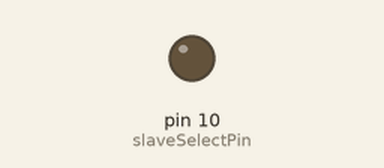
Bench run of a sketch on a simulated Arduino Uno, built with avr-gcc and run on an emulated ATmega328P. Parts: output pins drawn as LEDs (lit = HIGH). What the sketch prints to the serial monitor is not drawn.

Above: at 0.1 s.
At 1.1 s:
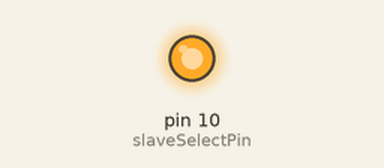
Timing chart, 0 to 2.6 s (numbered marks = the images above):
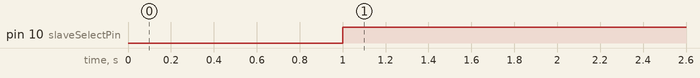

The sketch:

SPI_Controller.ino
```cpp
#include <SPI.h>

const int slaveSelectPin = 10;

void setup() {
  // set the slaveSelectPin as an output:
  pinMode (slaveSelectPin, OUTPUT);
  // initialize SPI:
  SPI.begin();
  Serial.begin(9600);
  delay(1000);
  go();
}

int values[] = {125,221,111,45};
int i;

void go() {}

void loop() {
  // put your main code here, to run repeatedly:
  writeSpiBytes(values);
  delay(100);
  for (i = 0; i < 4; i++)
  {
    values[i]++;
  }
}

void writeSpiBytes(int* value) {
  // take the SS pin low to select the chip:
  digitalWrite(slaveSelectPin, LOW);
  delayMicroseconds(10);
  //  send in the address and value via SPI:
  Serial.println(SPI.transfer(value[0]));
  delayMicroseconds(10);
  Serial.println(SPI.transfer(value[1]));
  delayMicroseconds(10);
  Serial.println(SPI.transfer(value[2]));
  delayMicroseconds(10);
  Serial.println(SPI.transfer(value[3]));
  delayMicroseconds(10);
  Serial.println(SPI.transfer(0));
  // take the SS pin high to de-select the chip:
  delayMicroseconds(10);
  digitalWrite(slaveSelectPin, HIGH);
}
```

Measured:
- by itself, pin 10 (slaveSelectPin): LOW → HIGH at 1.0 s
